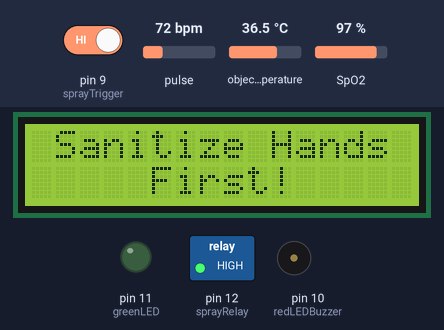
Bench run of a sketch on a simulated Arduino Uno, built with avr-gcc and run on an emulated ATmega328P. On the bench: 16×2 character LCD, switched loads named in the sketch (green lamp = pin HIGH), output pins drawn as LEDs (lit = HIGH), buzzer (waves = sounding, pin HIGH). The inputs (shaded band) are chosen by the test bench; at power-on: object temperature 36.5 °C, pin 9 (sprayTrigger) HIGH, pulse 72 bpm, SpO2 97 %. What the sketch prints to the serial monitor is not drawn.

Above: at 1.2 s.
1.3 s: object temperature set to 20 °C
At 2.8 s:
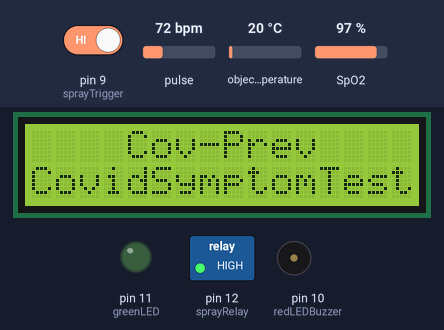
4.0 s: pin 9 (sprayTrigger) driven LOW
At 5.9 s:
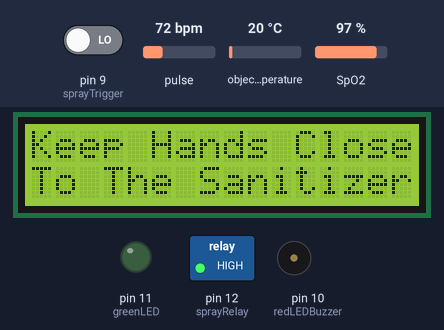
At 7.2 s:
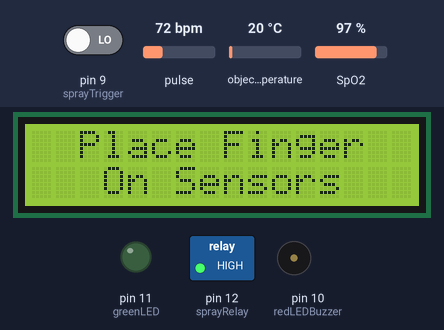
12.3 s: object temperature set to 28.9 °C
15.0 s: object temperature set to 29.6 °C
At 16.6 s:
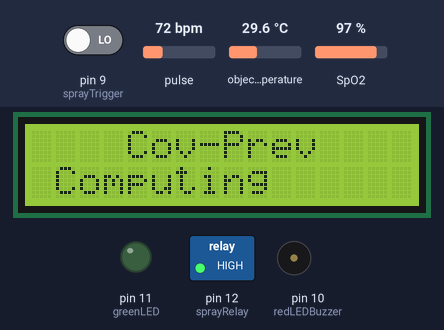
17.7 s: pulse set to 98 bpm
26.0 s: pulse set to 101 bpm
Timing chart, 0 to 29.0 s (numbered marks = the images above; inputs shaded):
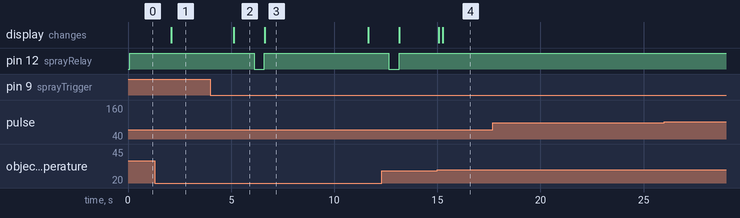

Measured:
- the behaviour switches between 29.1 and 29.2 °C on object temperature (found by bisection; images 3 and 4)
- after the input at 4.0 s, pin 12 (sprayRelay): HIGH → LOW after 2.1 s, → HIGH 0.50 s later; the display: changes after 1.1 s (image 2)
- after the input at 15.0 s, the display: first changes after 0.08 s (image 4 shows a later state)
- after the input at 17.7 s, every drawn part: stays the same
- after the input at 26.0 s, every drawn part: stays the same
- what the display in image 2 shows lasts 1.5 s, from 5.1 s to 6.6 s
- what the display in image 3 shows lasts 5.1 s, from 6.6 s to 11.7 s

The sketch:

Arduino-UNO-Code.ino
```cpp
#include "MAX30100_PulseOximeter.h"
#include <Wire.h>
#include <LiquidCrystal.h>
#include <Adafruit_MLX90614.h>

//Pin definitions
int sprayRelay = 12;
int sprayTrigger = 9;
int greenLED = 11;
int redLEDBuzzer = 10;

//LCD Display
LiquidCrystal lcd(8, 3, 4, 5, 6, 7);

//Pulse Oximeter Sensor (MAX30100)
PulseOximeter pox;
#define poxReportingPeriod 1000
uint32_t poxLastReport = 0;

//Temperature Sensor (MLX90614)
Adafruit_MLX90614 mlx = Adafruit_MLX90614();

//Sanitization Spray
#define sprayDelayDuration 5000
#define userSessionTimeout 20000
#define sprayDuration 500
uint32_t lastUserAction = 0;


// Global variables
int allowReadings;
int consoleMode = 1   ;
int showMainScreen = 1;
int showComputingScreen = 1;
int showReadyScreen = 1;
int lastBPMReading = 0;
float lastTempReading = 0;
int readingCounter = 0;
int averageBPM = 0;
int averageSpO2 = 0;
float averageTemp = 0;

void setup() {
  Serial.begin(9600);

  //Initialize display and sensors
  lcd.begin(16, 2);
  lcd.print("LCD INITIALIZED!");
  lcd.setCursor(0, 1);

  //Initialize the pulse oximeter sensor
  lcd.print("INITIALIZING POX");
  while (!pox.begin()) {
    if (consoleMode == 1) {
      Serial.print(".");
    }
  }
  pox.setIRLedCurrent(MAX30100_LED_CURR_7_6MA);
  lcd.clear();
  lcd.print("POX INITIALIZED!");
  lcd.setCursor(0, 1);

  //Initialize the temperature sensor
  lcd.print("INITIALIZING TEM");
  mlx.begin();

  //Set digital pins
  pinMode(sprayRelay, OUTPUT);
  pinMode(sprayTrigger, INPUT);
  pinMode(redLEDBuzzer, OUTPUT);
  pinMode(greenLED, OUTPUT);
  digitalWrite(sprayRelay, HIGH);
  allowReadings = 0;
}

void loop() {

  // Show the welcome screen
  if (showMainScreen == 1) {
    mainScreenLCD();
  }

  // Sanitizer spray
  // Sanitizer spray will be disactivated for a couple seconds after it has been used.
  int sprayTriggerState = !digitalRead(sprayTrigger);
  if (sprayTriggerState == 1 and millis() - lastUserAction > sprayDelayDuration) {
    uint32_t initMillis = millis();
    showKeepHandsCloseScreen();
    while (millis() <= initMillis + 1000) {
      pox.update();
    }
    digitalWrite(sprayRelay, LOW);
    while (millis() <= initMillis + 1000 + 500) {
      pox.update();
    }
    digitalWrite(sprayRelay, HIGH);
    lastUserAction = millis();
    showKeepFingerOnSensorsScreen();
    allowReadings = 1;
  }

  if (millis() - lastUserAction > userSessionTimeout and allowReadings == 1) {
    allowReadings = 0;
    showMainScreen = 1;
  }

  //Get readings from the sensors
  float tempReading = mlx.readObjectTempF() + 10.50;
  int BPM = pox.getHeartRate();
  int SpO2 = pox.getSpO2();
  pox.update();

  //Activate for debugging
  if (consoleMode == 1) {
    Serial.print(sprayTriggerState);
    Serial.print(" | ");
    Serial.print(allowReadings);
    Serial.print(" | ");
    Serial.print(BPM);
    Serial.print(" | ");
    Serial.print(SpO2);
    Serial.print(" | ");
    Serial.print(tempReading);
    Serial.print(" | ");
    Serial.print(lastBPMReading);
    Serial.print(" | ");
    Serial.println(lastTempReading);
  }

  //Initialize the pulse oximeter sensors if the temperature sensor detects an input
  if (tempReading > 95) {
    lastUserAction = millis();
    if (showReadyScreen == 1) {
      if (allowReadings == 1) {
        readyScreenLCD();
        showReadyScreen = 0;
      }
      else {
        showSanitizeFirstScreen();
      }
    }
  }

  if (readingCounter > 0 and tempReading > 90 and showComputingScreen == 1) {
    computingScreenLCD();
    showComputingScreen = 0;
  }

  if (millis() - poxLastReport > poxReportingPeriod) {
    //Add to the readings to the average reading
    if (allowReadings == 1 and BPM >= 60 and BPM <= 140 and SpO2 >= 90 and SpO2 <= 100 and tempReading > 95 and tempReading < 105  and BPM != lastBPMReading and tempReading != lastTempReading  ) {
      readingCounter++;
      lastBPMReading = BPM;
      lastTempReading = tempReading;
      averageBPM = averageBPM + BPM;
      averageSpO2 = averageSpO2 + SpO2;
      averageTemp = averageTemp + tempReading;
      if (consoleMode == 1) {
        Serial.print("COUNTER: ");
        Serial.println(readingCounter);
        Serial.print("AVERAGE: ");
        Serial.print(averageBPM);
        Serial.print(" | ");
        Serial.print(averageSpO2);
        Serial.print(" | ");
        Serial.println(averageTemp);
      }
      lcd.print(".");
    }
    poxLastReport = millis();
  }

  if (readingCounter == 5) {
    averageBPM = averageBPM / 5;
    averageSpO2 = averageSpO2 / 5;
    averageTemp = averageTemp / 5.00;
    if (consoleMode == 1) {
      Serial.print("FINAL AVERAGE: ");
      Serial.print(averageBPM);
      Serial.print(" | ");
      Serial.print(averageSpO2);
      Serial.print(" | ");
      Serial.println(averageTemp);
    }
    char nodeMCUData[50];
    int printableAvgTemp = averageTemp * 100;
    sprintf(nodeMCUData, "~%i,%i,%i", printableAvgTemp, averageSpO2, averageBPM);
    Serial.println(nodeMCUData);
    displayReadingsLCD(averageBPM, averageSpO2, averageTemp, 4000);

    if (averageBPM >= 60 and averageBPM <= 110 and averageSpO2 >= 93 and averageSpO2 <= 100 and averageTemp <= 99) {
      showAcceptableScreenAndActions();
    }
    else {
      showRejectedScreenAndActions();
    }
    readingTimeout();
    BPM = 0;
    SpO2 = 0;
    tempReading = 0;
  }
}

void readingTimeout() {
  readingCounter = 0;
  averageBPM = 0;
  averageSpO2 = 0;
  averageTemp = 0;
  lastBPMReading = 0;
  lastTempReading = 0;
  showMainScreen = 1;
  showComputingScreen = 1;
  showReadyScreen = 1;
}

void mainScreenLCD() {
  lcd.clear();
  lcd.print("    Cov-Prev    ");
  lcd.setCursor(0, 1);
  lcd.print("CovidSymptomTest");
  showMainScreen = 0;
}

void readyScreenLCD() {
  lcd.clear();
  lcd.print("    Cov-Prev    ");
  lcd.setCursor(0, 1);
  lcd.print("Initializing....");
}

void computingScreenLCD() {
  lcd.clear();
  lcd.print("    Cov-Prev    ");
  lcd.setCursor(0, 1);
  lcd.print(" Computing");
}

void displayReadingsLCD(int averageBPM, int averageSpO2, float averageTemp, int displayTime) {
  lcd.clear();
  lcd.print("BPM:");
  lcd.print(averageBPM);
  lcd.print(" SpO2:");
  lcd.print(averageSpO2);
  lcd.print("%");
  lcd.setCursor(0, 1);
  lcd.print("Temp: ");
  lcd.print(averageTemp);
  lcd.print(" F");
  delay(displayTime);
}

void showSanitizeFirstScreen() {
  lcd.clear();
  lcd.print(" Sanitize Hands ");
  lcd.setCursor(0, 1);
  lcd.print("     First!     ");
  delay(2000);
  mainScreenLCD();
  showMainScreen = 1;
}

void showKeepFingerOnSensorsScreen() {
  lcd.clear();
  lcd.print("  Place Finger  ");
  lcd.setCursor(0, 1);
  lcd.print("   On Sensors   ");
}

void showKeepHandsCloseScreen() {
  lcd.clear();
  lcd.print("Keep Hands Close");
  lcd.setCursor(0, 1);
  lcd.print("To The Sanitizer");
}

void showAcceptableScreenAndActions() {
  lcd.clear();
  lcd.print(" READINGS OKAY! ");
  lcd.setCursor(0, 1);
  lcd.print(" Data Uploaded. ");
  digitalWrite(greenLED, HIGH);
  delay(5000);
  digitalWrite(greenLED, LOW);
  mainScreenLCD();
  showMainScreen = 1;
}

void showRejectedScreenAndActions() {
  lcd.clear();
  lcd.print("  ENTRY DENIED  ");
  lcd.setCursor(0, 1);
  lcd.print(" Data Uploaded. ");
  digitalWrite(redLEDBuzzer, HIGH);
  delay(5000);
  digitalWrite(redLEDBuzzer, LOW);
  mainScreenLCD();
  showMainScreen = 1;
}
```
